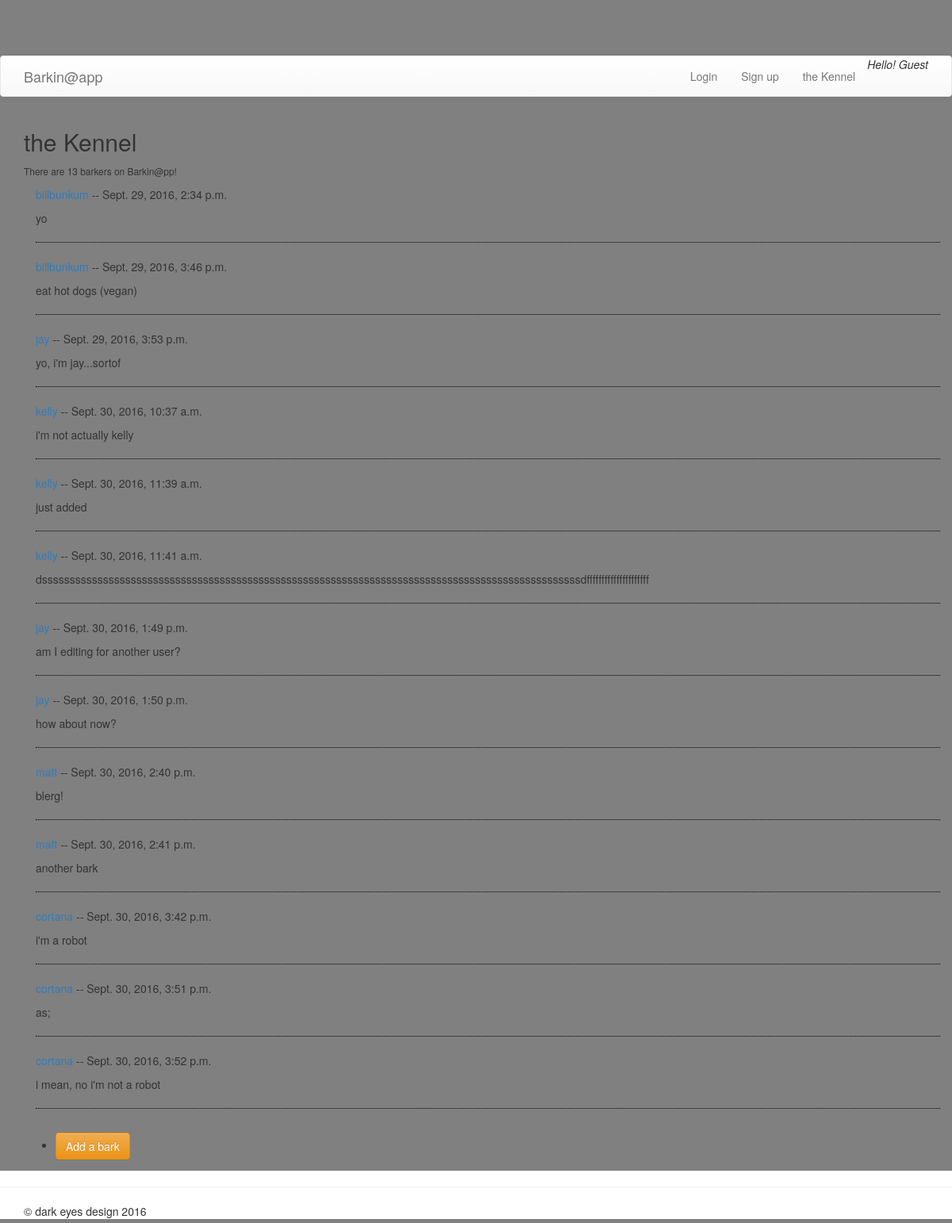
Before: /barks/users/ with the older database file.
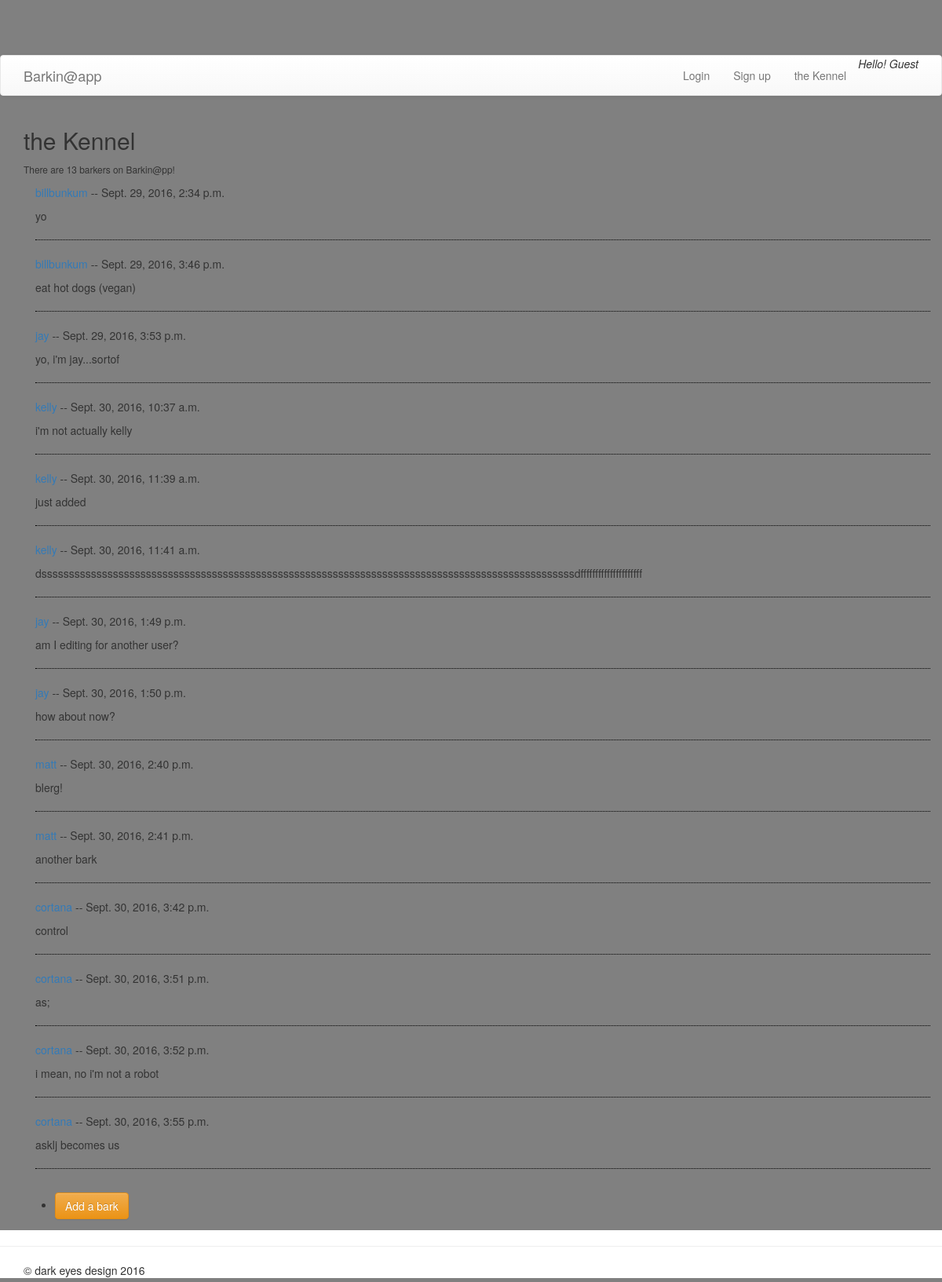
After: the same page with the newer database file.
### barks/models.py (models this page shows, shortened)
class Bark(models.Model):
    user = models.ForeignKey(User, null=True, blank=True)
    content = models.CharField(max_length=120)
    post_date = models.DateTimeField(auto_now_add=True)

### barks/views.py (the view)
def global_barks_list(request): #shows all user's barks
    ubs = Bark.objects.all()
    user_count = User.objects.count()
    context = {
        "ubs": ubs,
        "user_count": user_count,
    }
    return render(request, "barks/global_barks_list.html", context)

### barks/templates/barks/global_barks_list.html
{% extends "core/base.html" %}
{% block content %}
<h2>the Kennel</h2>
<small>There are {{user_count}} barkers on Barkin@pp!</small>
<p>
    <div class="container">
        {% for bark in ubs %}
            <p>
            <a href="{% url 'barks:barks_list' bark.user_id %}">
                {{bark.user.username}}</a>
                -- {{bark.post_date}}
            </p>
            <p>
                {{bark.content}}
            </p>
            <hr style="border-top: 1px dotted black;">
        {% endfor %}
    </div>
</p>
<p>
<ul>
    <li><a class="btn btn-warning"
    href="{% url 'barks:add_bark' %}"
    >
    Add a bark
    </a></li>
</ul>
</p>
{% endblock content %}

Changed rows visible on the page:
changed Bark: content "i'm a robot" → "control"
added Bark: user.username "cortana", post_date "Sept. 30, 2016, 3:55 p.m.", content "asklj becomes us"
